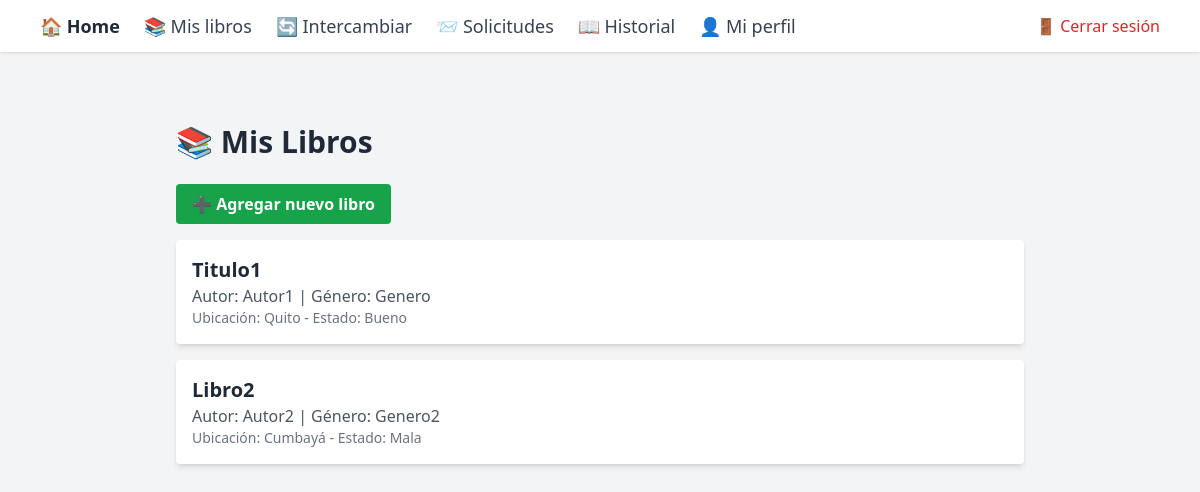
Page /books/mis-libros/ (signed in) on the earlier database version.
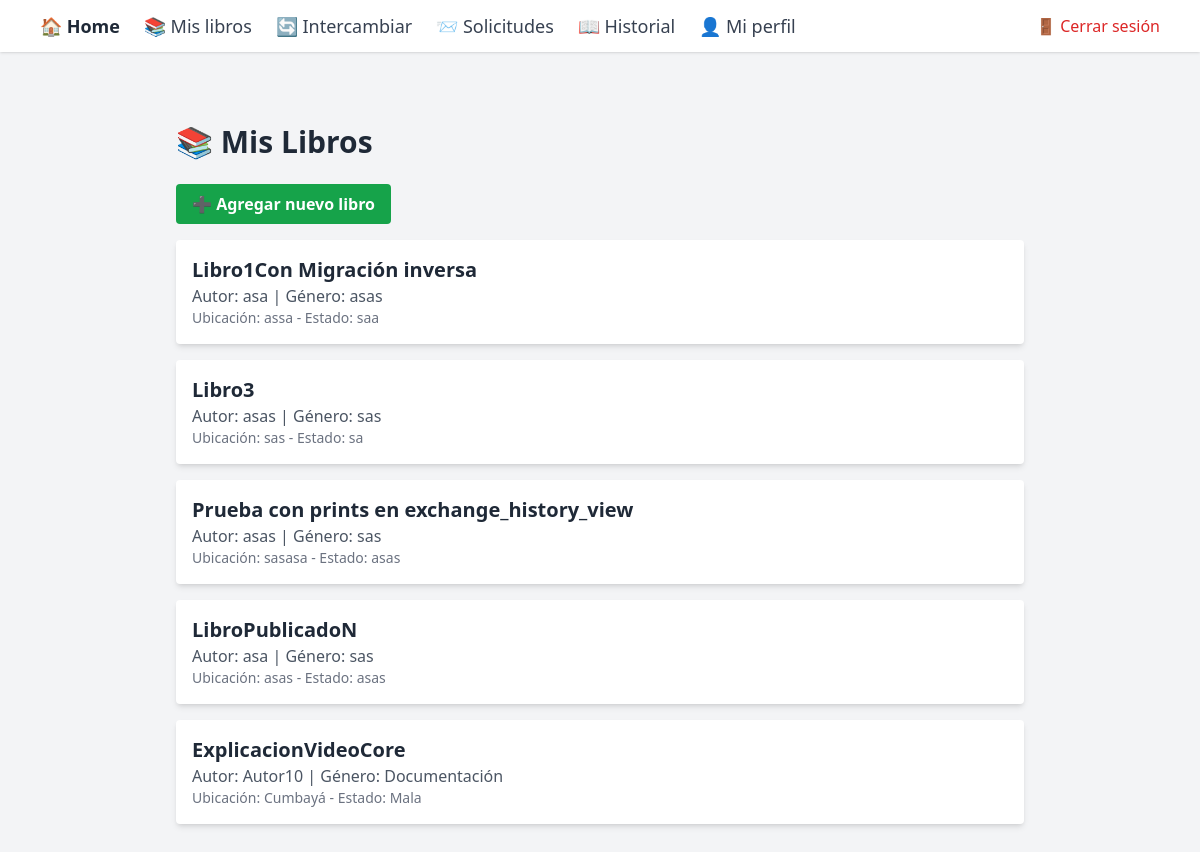
Same page on the later database version.
### books/models.py (models this page shows, shortened)
class Book(models.Model):
    owner = models.ForeignKey(CustomUser, on_delete=models.CASCADE, verbose_name="Propietario")
    title = models.CharField(max_length=255, verbose_name="Título")
    author = models.CharField(max_length=255, verbose_name="Autor")
    genre = models.CharField(max_length=100, verbose_name="Género")
    condition = models.CharField(max_length=100, verbose_name="Condición")
    location = models.CharField(max_length=255, verbose_name="Ubicación")
    created_at = models.DateTimeField(auto_now_add=True, verbose_name="Fecha de creación")
    available = models.BooleanField(default=True, verbose_name="Disponible")

### books/views.py (the view)
# urls.py: path('mis-libros/', my_books_view, name='my_books'),
@login_required
def my_books_view(request):
    books = Book.objects.filter(owner=request.user)
    return render(request, 'books/my_books.html', {'books': books})

### templates/books/my_books.html (shortened to what this page needs)
{% extends 'products/base.html' %}
{% block content %}
<div class="max-w-4xl mx-auto py-10 px-6">
    <h1 class="text-3xl font-bold text-gray-800 mb-6">📚 Mis Libros</h1>
    <a href="{% url 'create_book' %}" class="inline-block mb-4 bg-green-600 hover:bg-green-700 text-white font-semibold px-4 py-2 rounded">
        ➕ Agregar nuevo libro
    </a>
    {% if books %}
        <ul class="space-y-4">
            {% for book in books %}
                <li class="bg-white p-4 rounded shadow-md">
                    <h2 class="text-xl font-bold text-gray-800">{{ book.title }}</h2>
                    <p class="text-gray-600">Autor: {{ book.author }} | Género: {{ book.genre }}</p>
                    <p class="text-gray-500 text-sm">Ubicación: {{ book.location }} - Estado: {{ book.condition }}</p>
                </li>
            {% endfor %}
        </ul>
    {% else %}
        <p class="text-gray-600">Aún no has publicado libros.</p>
    {% endif %}
</div>
{% endblock %}

Differences in the rows shown:
removed Book: title "Titulo1", author "Autor1", genre "Genero", location "Quito", condition "Bueno"
added Book: title "Libro1Con Migración inversa", author "asa", genre "asas", location "assa", condition "saa"
changed Book: title "Libro2" → "Libro3"; author "Autor2" → "asas"; genre "Genero2" → "sas"; location "Cumbayá" → "sas"; condition "Mala" → "sa"
now on this page (row edited): Book: title "Prueba con prints en exchange_history_view", author "asas", genre "sas", location "sasasa", condition "asas"
added Book: title "LibroPublicadoN", author "asa", genre "sas", location "asas", condition "asas"
added Book: title "ExplicacionVideoCore", author "Autor10", genre "Documentación", location "Cumbayá", condition "Mala"
